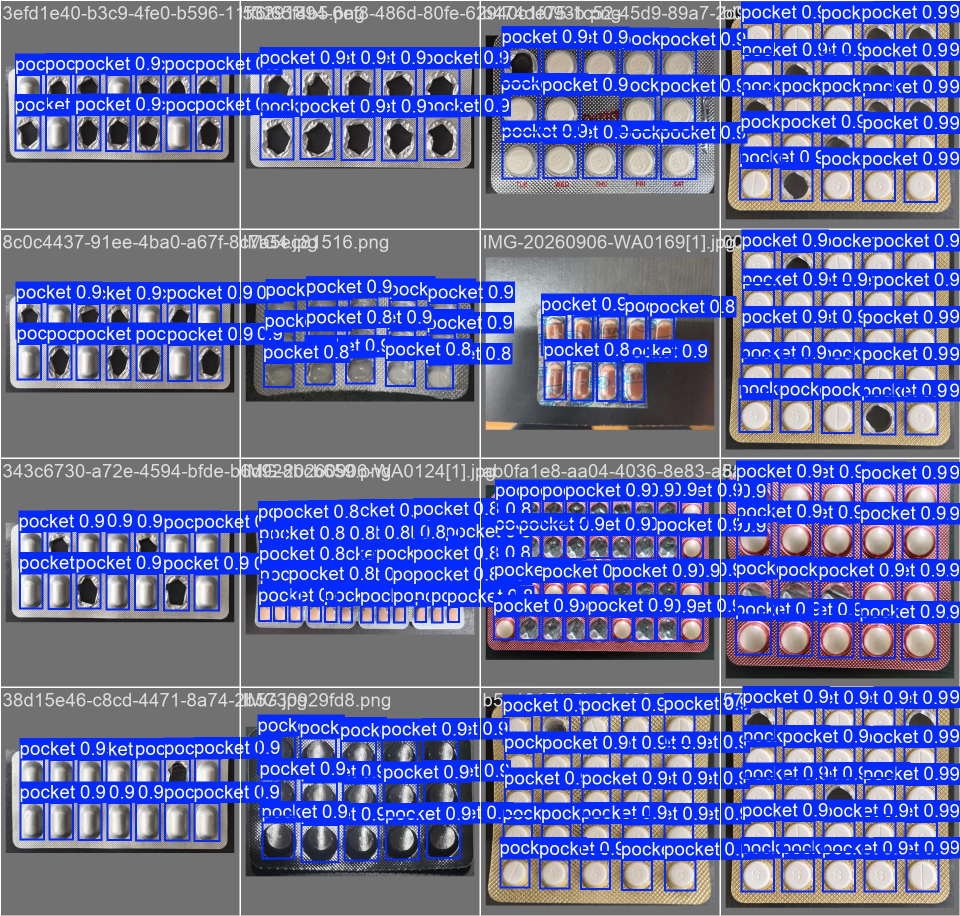
#> input picture assets/model_b_detections.jpg, 1920 x 1832 px (shown at 1/2 size)
$ python -i perspective.py   (imports and definitions only)
#> lines starting #> are read from the running program, lines starting #| are printed output that depends on the picture; after the words box and inside, x2 and y2 are one past the last pixel; in counts of white or black regions, pixels touching at a corner belong together
#> further down, picture is the input picture: shape (1832, 1920, 3); mean B, G, R 166.7, 107.9, 100.5
"""
Perspective correction for blister strip images.

Detects the four corners of the strip and applies a warp
perspective transform to produce a front-on rectified view.
"""
import cv2
import numpy as np


def correct_perspective(image, output_width=800, output_height=600):
    """
    Detect strip quadrilateral and warp to front-on view.

    Args:
        image: BGR numpy array
        output_width, output_height: dimensions of the rectified output

    Returns:
        rectified image, or original if corners can't be found
    """
#> called with output_width = 800, output_height = 600
    orig = image.copy()
    gray = cv2.cvtColor(image, cv2.COLOR_BGR2GRAY)
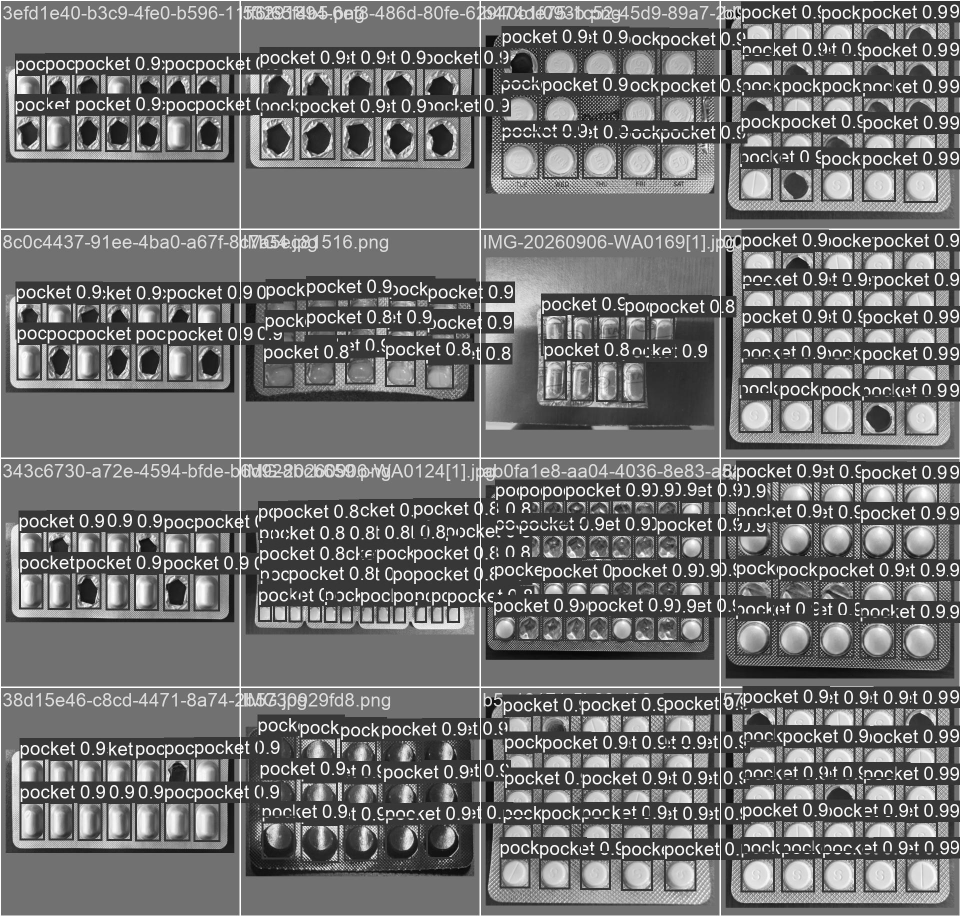
#> gray: shape (1832, 1920) (shown at 1/2 size); min 0, max 255, mean 112.4
    blurred = cv2.GaussianBlur(gray, (5, 5), 0)
    edged = cv2.Canny(blurred, 50, 200)
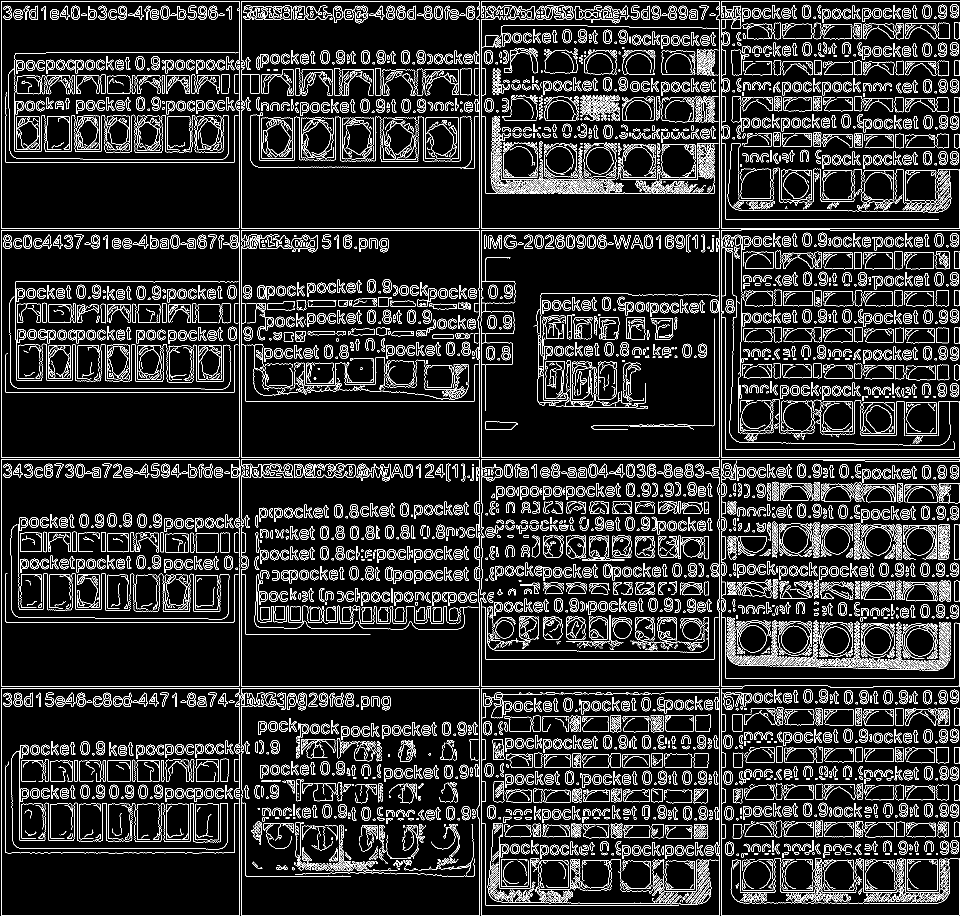
#> edged: shape (1832, 1920) (shown at 1/2 size); 11.1% white in thin lines or dots

    contours, _ = cv2.findContours(edged, cv2.RETR_EXTERNAL, cv2.CHAIN_APPROX_SIMPLE)
#> contours = 2342 contours, 919 with area under 20; largest, box (x1, y1, x2, y2) and area: (962, 1376, 1440, 1832) 216316, (2, 460, 480, 915) 216203, (961, 460, 1440, 915) 216142, (482, 2, 960, 457) 215992, (2, 2, 480, 457) 215931
    if not contours:
        return orig

    contours = sorted(contours, key=cv2.contourArea, reverse=True)

    h, w = image.shape[:2]
#> h = 1832; w = 1920
    img_area = h * w
#> img_area = 3517440

    for cnt in contours:
        area = cv2.contourArea(cnt)
        if area < 0.25 * img_area:
            continue

        peri = cv2.arcLength(cnt, True)
        approx = cv2.approxPolyDP(cnt, 0.02 * peri, True)

        if len(approx) == 4:
            corners = approx.reshape(4, 2).astype(np.float32)
            rect = _order_corners(corners)
            w_box = np.linalg.norm(rect[1] - rect[0])
            h_box = np.linalg.norm(rect[3] - rect[0])
            if h_box > w_box and output_width > output_height:
                ow, oh = output_height, output_width
            else:
                ow, oh = output_width, output_height
            dst = np.array([
                [0, 0],
                [ow - 1, 0],
                [ow - 1, oh - 1],
                [0, oh - 1],
            ], dtype=np.float32)
            matrix = cv2.getPerspectiveTransform(rect, dst)
            rectified = cv2.warpPerspective(orig, matrix, (ow, oh))
            return rectified
#> this loop made 2342 passes
#> area on passes 1 to 3: 216316, 216203, 216142


    return orig


def _order_corners(pts):
    """Order corners: top-left, top-right, bottom-right, bottom-left."""
    rect = np.zeros((4, 2), dtype=np.float32)
    s = pts.sum(axis=1)
    rect[0] = pts[np.argmin(s)]
    rect[2] = pts[np.argmax(s)]
    diff = np.diff(pts, axis=1)
    rect[1] = pts[np.argmin(diff)]
    rect[3] = pts[np.argmax(diff)]
    return rect

>>> import cv2
>>> picture = cv2.imread('../assets/model_b_detections.jpg')
>>> result = correct_perspective(picture)
